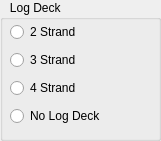
          <widget class="QGroupBox" name="groupBox_6">
           <property name="geometry">
            <rect>
             <x>440</x>
             <y>0</y>
             <width>161</width>
             <height>141</height>
            </rect>
           </property>
           <property name="title">
            <string>   Log Deck</string>
           </property>
           <widget class="QWidget" name="verticalLayoutWidget_4">
            <property name="geometry">
             <rect>
              <x>10</x>
              <y>20</y>
              <width>151</width>
              <height>112</height>
             </rect>
            </property>
            <layout class="QVBoxLayout" name="verticalLayout_4">
             <item>
              <widget class="QRadioButton" name="twoStrandDeckRadioButton">
               <property name="toolTip">
                <string/>
               </property>
               <property name="text">
                <string>2 Strand</string>
               </property>
              </widget>
             </item>
             <item>
              <widget class="QRadioButton" name="threeStrandDeckRadioButton">
               <property name="toolTip">
                <string>2,500.00</string>
               </property>
               <property name="text">
                <string>3 Strand</string>
               </property>
              </widget>
             </item>
             <item>
              <widget class="QRadioButton" name="fourStrandDeckRadioButton">
               <property name="toolTip">
                <string>6,500.00</string>
               </property>
               <property name="text">
                <string>4 Strand</string>
               </property>
              </widget>
             </item>
             <item>
              <widget class="QRadioButton" name="noDeckRadioButton">
               <property name="text">
                <string>No Log Deck  </string>
               </property>
              </widget>
             </item>
            </layout>
           </widget>
          </widget>
